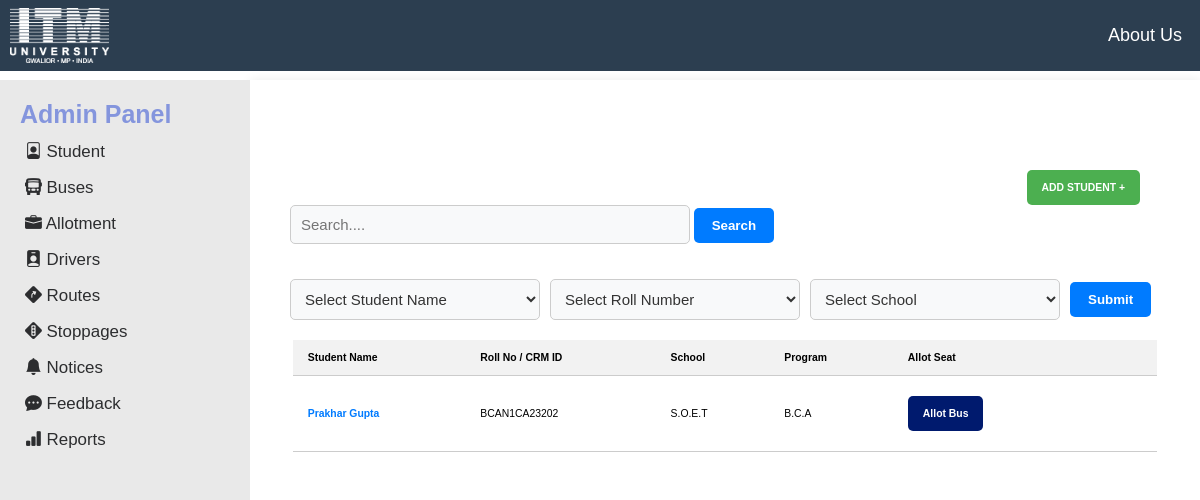
The app's page /students/ (signed in) with its own data.
### bus_app/models.py (models this page shows, shortened)
class Student(models.Model):
    name = models.CharField(max_length=100)
    roll_number = models.CharField(max_length=20, null=True, blank=True, unique=True)
    crm_id = models.CharField(max_length=50, blank=True, null=True, unique=True)
    gender = models.CharField(max_length=10, choices=[('Male', 'Male'), ('Female', 'Female'), ('Other', 'Other')], default="Male")
    school = models.ForeignKey(School, on_delete=models.SET_NULL, null=True, blank=True, related_name="students")
    program = models.CharField(max_length=100, blank=True, null=True)  # Directly storing program name
    fee_paid = models.BooleanField(default=False)
    fee_amount = models.CharField(max_length=10, blank=True, null=True)
    email = models.EmailField(unique=True)
    contact_number = models.CharField(max_length=15, default="0000000000")
    route = models.ForeignKey(Route, on_delete=models.SET_NULL, null=True, blank=True, related_name="students")
    stoppage = models.CharField(max_length=100, blank=True, null=True)  # Directly storing stoppage name
    assigned_bus = models.ForeignKey(Bus, null=True, blank=True, on_delete=models.SET_NULL, related_name="students")
    assigned_seat = models.ForeignKey(Seat, null=True, blank=True, on_delete=models.SET_NULL, related_name='students')
    photo = models.ImageField(upload_to="student_photos/", null=True, blank=True)

class School(models.Model):
    name = models.CharField(max_length=100, unique=True)

### bus_app/views.py (the view, shortened to what this page needs)
# urls.py: path('students/', views.student_list, name='student_list'), #student list
def student_list(request):
    students = Student.objects.all()
    student_names = Student.objects.values_list('name', flat=True).distinct()
    roll_numbers = Student.objects.values_list('roll_number', flat=True).distinct()
    school_names = School.objects.values_list('name', flat=True).distinct()
    search_query = request.GET.get('search')
    if request.GET.get('student_name'):
        students = students.filter(name=request.GET.get('student_name'))
    if request.GET.get('roll_number'):
        students = students.filter(roll_number=request.GET.get('roll_number'))
    if request.GET.get('school_name'):
        students = students.filter(school__name=request.GET.get('school_name'))
    return render(request, 'student_list.html', {
        'students': students,
        'student_names': student_names,
        'roll_numbers': roll_numbers,
        'school_names': school_names,
    })

### bus_app/templates/student_list.html (shortened to what this page needs)
{% extends "layout.html" %}
{% load static %}
{% block extra_css %}
  <link rel="stylesheet" href="{% static 'css/bus_list.css' %}">
  <link href="https://cdn.jsdelivr.net/npm/select2@4.1.0-rc.0/dist/css/select2.min.css" rel="stylesheet" />
{% endblock %}
{% block content %}
  <div style="display: flex; justify-content: space-between; align-items: center; margin: 20px 20px 0 20px;">
    <div class="top-bar" style="margin: 0;">
      <a href="{% url 'add_student' %}" class="add-btn">ADD STUDENT +</a>
    </div>
  </div>
  <form method="get" class="filter-form" style="flex-direction: column; align-items: flex-start; margin-top: 0px;">
    <div style="width: 80%;">
      <input type="text" name="search"
             placeholder="Search...."
             value="{{ request.GET.search }}"
             class="styled-select"
             style="width: 80%; max-width: 400px; margin-bottom: 25px;"/>
             <button type="submit" class="submit-btn">Search</button>
    </div>
    <div style="display: flex; flex-wrap: wrap; gap: 10px; align-items: center;">
      <select name="student_name" class="styled-select searchable">
        <option value="">Select Student Name</option>
      </select>
      <select name="roll_number" class="styled-select searchable">
        <option value="">Select Roll Number</option>
      </select>
      <select name="school_name" class="styled-select searchable">
        <option value="">Select School</option>
      </select>
      <button type="submit" class="submit-btn">Submit</button>
    </div>
  </form>
  {% if students %}
    <table>
      <thead>
        <tr>
          <th>Student Name</th>
          <th>Roll No / CRM ID</th>
          <th>School</th>
          <th>Program</th>
          <th>Allot Seat</th>
        </tr>
      </thead>
      <tbody>
        {% for student in students %}
          <tr>
            <td>
              {% if student.roll_number or student.crm_id %}
                <a href="{% url 'student_detail' student.id %}">{{ student.name }}</a>
              {% else %}
                {{ student.name }}
              {% endif %}
            </td>
            <td>
              {% if student.roll_number %}
                {{ student.roll_number }}
              {% elif student.crm_id %}
                {{ student.crm_id }}
              {% else %}
                -
              {% endif %}
            </td>
            <td>
              {% if student.school %}
                {{ student.school.name }}
              {% else %}
                -
              {% endif %}
            </td>
            <td>
              {% if student.program %}
                {{ student.program }}
              {% else %}
                -
              {% endif %}
            </td>
            <td>
              <div class="side-bar">
                <a href="{% url 'allot_bus' student.id %}" class="allot-btn">Allot Bus</a>
              </div>
            </td>
          </tr>
        {% endfor %}
      </tbody>
    </table>
  {% else %}
    <p class="no-data">No students found.</p>
  {% endif %}
{% endblock %}

### static/css/style.css (style rules this page uses)
* { box-sizing: border-box; margin: 0; padding: 0; }
html, body { font-family: 'Arial', sans-serif; font-size: 13px; overflow-x: hidden; }
body.layout-template { margin: 0; }

### static/css/bus_list.css (style rules this page uses)
.filter-form { display: flex; flex-wrap: wrap; gap: 10px; margin-bottom: 20px; padding: 0 20px; }
.top-bar { display: flex; justify-content: flex-end; margin-top: 20px; margin-right: 20px; margin-bottom: 20px; }
.add-btn { background-color: #4CAF50; color: white; padding: 12px 15px; text-decoration: none; font-size: .8rem; font-weight: bold; border-radius: 5px; margin-right: 20px; margin-top: 50px; }
.submit-btn { background-color: #007BFF; color: white; border: none; padding: 10px 18px; border-radius: 5px; cursor: pointer; font-weight: bold; }
.styled-select { width: 250px; padding: 10px; font-size: 15px; border: 1px solid #ccc; border-radius: 5px; background-color: #f8f9fa; color: #333; }
table { width: 95%; margin: 0 auto; border-collapse: collapse; font-family: Arial, sans-serif; font-size: .8rem; }
th, td { padding: 12px 15px; text-align: left; border-bottom: 1px solid #ccc; }
th { background-color: #f2f2f2; font-weight: bold; }
td a { color: #007BFF; text-decoration: none; font-weight: bold; }
.allot-btn { background-color: #001a6e; color: white; padding: 12px 15px; text-decoration: none; font-size: .8rem; font-weight: bold; border-radius: 5px; }
.side-bar { margin-top: 20px; margin-right: 50px; margin-bottom: 20px; }

### records on screen
Student: name "Prakhar Gupta", roll_number "BCAN1CA23202", school.name "S.O.E.T", program "B.C.A"
